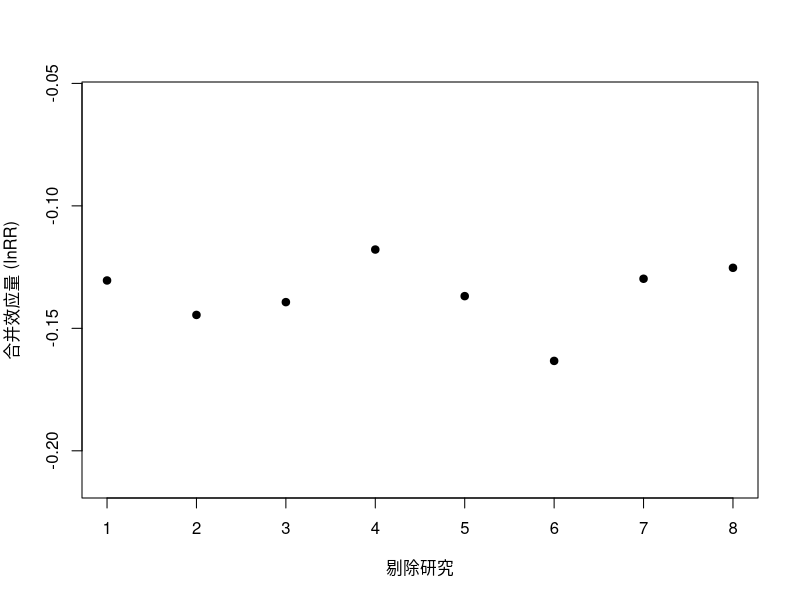

Write the R code that produced this figure. (Note: this script raises an error after producing the figure.)
## ---- chunk 1
#| label: setup-data
#| eval: true

set.seed(2027)

# 模拟 8 项独立研究的数据
# 每项研究都有处理组和对照组的均值、标准差和样本量
meta_data <- data.frame(
  study = c("Wang 2019", "Li 2020", "Zhang 2018", "Chen 2021",
            "Liu 2017", "Huang 2022", "Yang 2020", "Zhou 2019"),
  ecosystem = c("grassland", "forest", "cropland", "grassland",
                "wetland", "forest", "cropland", "grassland"),
  n_t = c(15, 12, 20, 10, 18, 14, 16, 12),   # 处理组样本量
  n_c = c(15, 12, 20, 10, 18, 14, 16, 12),   # 对照组样本量
  mean_t = c(3.2, 2.9, 3.5, 2.8, 3.0, 3.3, 3.1, 2.7),  # 处理组均值
  mean_c = c(3.8, 3.1, 3.9, 3.6, 3.4, 3.2, 3.7, 3.3),  # 对照组均值
  sd_t = c(0.5, 0.4, 0.6, 0.3, 0.5, 0.4, 0.5, 0.3),    # 处理组标准差
  sd_c = c(0.6, 0.5, 0.7, 0.4, 0.6, 0.5, 0.6, 0.4)     # 对照组标准差
)

# 查看数据
meta_data
## ---- chunk 2
#| label: calc-es

library(metafor)

# 计算对数响应比 (log response ratio, lnRR)
# measure = "ROM" 即 Ratio of Means，对应 lnRR
meta_es <- escalc(
  measure = "ROM",        # ROM = Ratio of Means (即 lnRR)
  m1i = mean_t,           # 处理组均值
  m2i = mean_c,           # 对照组均值
  sd1i = sd_t,            # 处理组标准差
  sd2i = sd_c,            # 对照组标准差
  n1i = n_t,              # 处理组样本量
  n2i = n_c,              # 对照组样本量
  data = meta_data,
  slab = study            # 用研究名称作为效应量的标签
)

# 查看计算结果
# yi = 效应量 (lnRR), vi = 效应量的方差
meta_es[, c("study", "yi", "vi")]
## ---- chunk 3
#| label: fit-reml

# 拟合随机效应模型（默认使用 REML 估计）
res <- rma(yi, vi, data = meta_es)

# 查看结果摘要
summary(res)
## ---- chunk 4
#| label: sensitivity-loo

# 逐一剔除敏感性分析
# 计算每次剔除一项研究后的合并效应量
leave_one_out <- lapply(seq_len(length(meta_es$yi)), function(i) {
  subset_data <- meta_es[-i, ]
  rma(yi, vi, data = subset_data)
})

# 提取每次的合并效应量和置信区间
loo_results <- data.frame(
  excluded_study = meta_es$study,
  effect_size = sapply(leave_one_out, coef),
  ci_lb = sapply(leave_one_out, function(x) x$ci.lb),
  ci_ub = sapply(leave_one_out, function(x) x$ci.ub)
)

print(loo_results)

# 可视化敏感性分析结果
plot(
  x = 1:nrow(loo_results), 
  y = loo_results$effect_size,
  xlab = "剔除研究", 
  ylab = "合并效应量 (lnRR)",
  ylim = range(c(loo_results$ci_lb, loo_results$ci_ub)),
  pch = 19
)
arrows(
  x = 1:nrow(loo_results),
  y0 = loo_results$ci_lb,
  y1 = loo_results$ci_ub,
  angle = 90, code = 3, length = 0.05
)
abline(h = coef(res), col = "red", lty = 2)  # 原合并效应量
text(1:nrow(loo_results), loo_results$effect_size, loo_results$excluded_study, 
     pos = 3, cex = 0.7, srt = 45)
## ---- chunk 5
#| label: pct-change

# 提取总体效应量和置信区间
overall <- coef(res)

# 转换为百分比变化
# 原理：e^{lnRR} - 1 = 百分比变化
pct_change <- (exp(overall) - 1) * 100
pct_ci_lb <- (exp(res$ci.lb) - 1) * 100
pct_ci_ub <- (exp(res$ci.ub) - 1) * 100

cat(sprintf(
  "氮添加使土壤微生物多样性平均变化了 %.1f%% (95%% CI: %.1f%% 到 %.1f%%)\n",
  pct_change, pct_ci_lb, pct_ci_ub
))
## ---- chunk 6
#| label: bef-data

library(metafor)

# 模拟 12 项生物多样性实验的数据
bef_data <- data.frame(
  study = paste0("Exp", 1:12),
  ecosystem = rep(c("grassland", "forest", "marine"), c=as.numeric(table(sample(1:3, 12, replace=TRUE)))),
  n_t = sample(8:30, 12, replace=TRUE),    # 多样性高的处理组样本量
  n_c = sample(8:30, 12, replace=TRUE),    # 多样性低的对照组样本量
  mean_t = round(rnorm(12, 450, 80), 1),   # 高多样性组的生物量均值 (g/m2)
  mean_c = round(rnorm(12, 320, 70), 1),   # 低多样性组的生物量均值
  sd_t = round(rnorm(12, 80, 20), 1),
  sd_c = round(rnorm(12, 70, 15), 1)
)

bef_data
## ---- chunk 7
#| label: bef-escalc

# 计算 Hedges' g（标准化均值差）
bef_es <- escalc(
  measure = "SMD",    # Standardized Mean Difference
  m1i = mean_t,
  m2i = mean_c,
  sd1i = sd_t,
  sd2i = sd_c,
  n1i = n_t,
  n2i = n_c,
  data = bef_data,
  slab = study
)

# 拟合随机效应模型
bef_res <- rma(yi, vi, data = bef_es)
summary(bef_res)
## ---- chunk 8
#| label: bef-forest

#| fig-width: 9
#| fig-height: 7
#| label: fig-bef-forest
#| fig-cap: "植物多样性对生物量影响的森林图"

forest(
  bef_res,
  header = TRUE,
  xlab = "标准化均值差 (Hedges' g)",
  mlab = "随机效应模型合并估计",
  cex = 0.85,
  refline = 0,
  order = "size"    # 按权重（研究精度）排序
)
## ---- chunk 9
#| label: bef-subgroup

# 按生态系统类型进行亚组分析
bef_subgroup <- rma(yi, vi, mods = ~ ecosystem - 1, data = bef_es)
summary(bef_subgroup)
